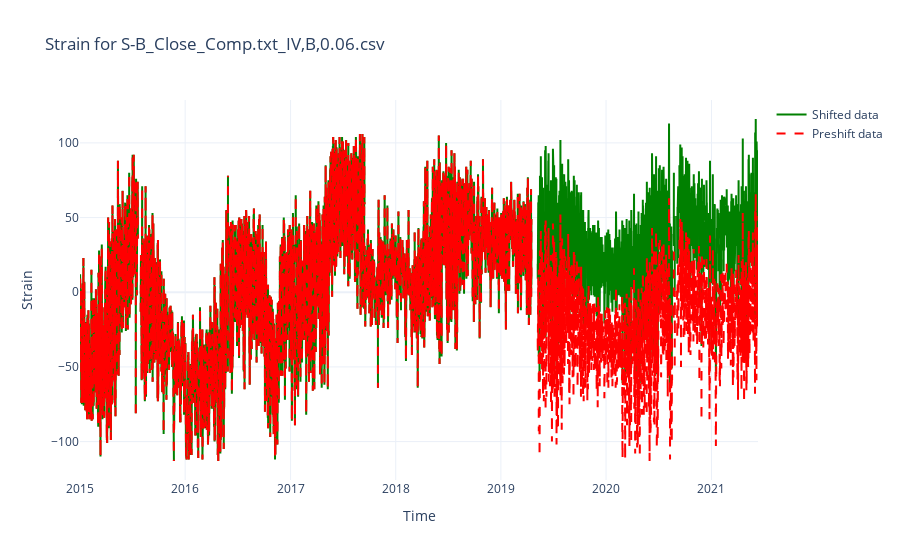

The notebook cell saved with this chart:
### Code cell
# Add the root project directory to the Python path
project_root = Path.cwd().parent  # This will get the project root since the notebook is in 'notebooks/'
sys.path.append(str(project_root))

from configs.path_config import EXTRACTED_DATA_DIR

base_dir = EXTRACTED_DATA_DIR
file = 'S-B_Close_Comp.txt_IV,B,0.06.csv'
path = Path(base_dir) / 'group_alvbrodel' / file

print(path)

df = pd.read_csv(path, parse_dates=['Time'])

df = df.iloc[12216:-1]

from src.processing import remove_outliers

df = remove_outliers.clean_zeros_outliers(df)

df_orginal = df.copy()

#Shift sequence here. 
# Define indices
start_idx = 21749  # Start index of the sequence to shift
end_idx = 26337    # End index (inclusive)
reference_idx = 21620  # The point we want to align the start of the sequence to

# Calculate shift amount
shift_value = df.loc[reference_idx, 'Strain'] - df.loc[start_idx, 'Strain']

# Apply shift to the selected sequence
df.loc[start_idx:end_idx, 'Strain'] += shift_value


fig = go.Figure()

# Add traces for the different data series
fig.add_trace(go.Scatter(x=df['Time'], y=df['Strain'], mode='lines', name='Shifted data', line=dict(color='green')))
fig.add_trace(go.Scatter(x=df_orginal['Time'], y=df_orginal['Strain'], mode='lines', name='Preshift data', line=dict(color='red', dash='dash')))


# Add labels
fig.update_layout(
    title=f'Strain for {file}',
    xaxis_title='Time',
    yaxis_title='Strain',
    template='plotly_white'
)


# Show the plot
fig.show()

### Figure 1 — Plotly figure (JSON) as saved in the notebook; plotly's stock layout.template omitted (floating-point values rounded to 4 significant figures; data arrays with more than 128 entries replaced by an {"elided": "..."} marker saying what was removed)
{"data": [{"line": {"color": "green"}, "mode": "lines", "name": "Shifted data", "type": "scatter", "x": {"elided": "14122 str values"}, "y": {"elided": "14122 int values"}}, {"line": {"color": "red", "dash": "dash"}, "mode": "lines", "name": "Preshift data", "type": "scatter", "x": {"elided": "14122 str values"}, "y": {"elided": "14122 int values"}}], "layout": {"title": {"text": "Strain for S-B_Close_Comp.txt_IV,B,0.06.csv"}, "xaxis": {"title": {"text": "Time"}}, "yaxis": {"title": {"text": "Strain"}}}}
